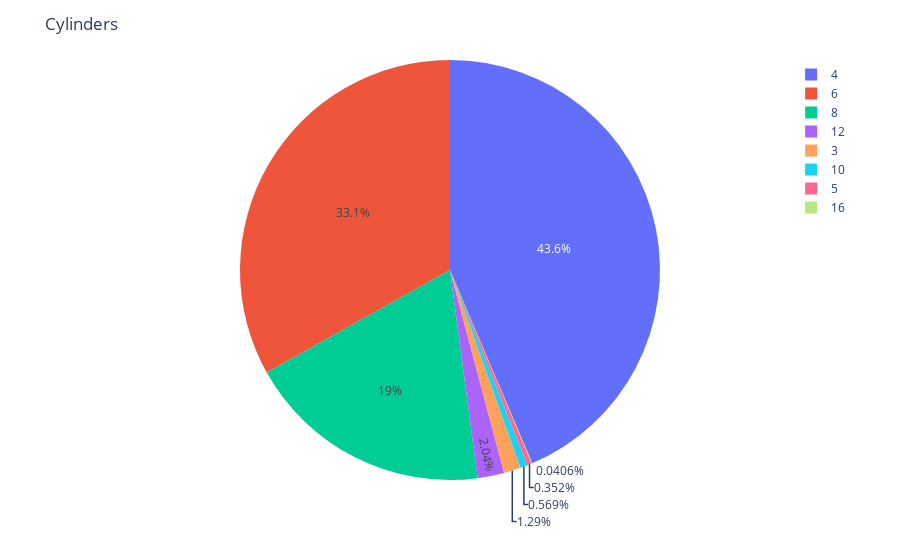

The code cell stored with this chart in its notebook:
### Markdown cell above
/opt/conda/lib/python3.7/site-packages/seaborn/distributions.py:316: UserWarning:

Dataset has 0 variance; skipping density estimate. Pass `warn_singular=False` to disable this warning.

/opt/conda/lib/python3.7/site-packages/seaborn/distributions.py:316: UserWarning:

Dataset has 0 variance; skipping density estimate. Pass `warn_singular=False` to disable this warning.

### Code cell
cel =df['Cylinders'].value_counts().reset_index()
fig = px.pie(cel, values='Cylinders', names='index')
fig.update_layout(title="Cylinders")
fig.show()

### Figure 1 — Plotly figure (JSON) as saved in the notebook; plotly's stock layout.template omitted (floating-point values rounded to 4 significant figures)
{"data": [{"domain": {"x": [0, 1], "y": [0, 1]}, "hovertemplate": "index=%{label}<br>Cylinders=%{value}<extra></extra>", "labels": [4, 6, 8, 12, 3, 10, 5, 16], "legendgroup": "", "name": "", "showlegend": true, "type": "pie", "values": [3220, 2446, 1402, 151, 95, 42, 26, 3]}], "layout": {"legend": {"tracegroupgap": 0}, "margin": {"t": 60}, "title": {"text": "Cylinders"}}}
